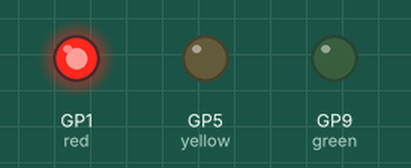
Bench run of a program on a simulated Raspberry Pi Pico running MicroPython. Parts: output pins drawn as LEDs (lit = HIGH). Wiring (from the project's diagram.json): red LED on GP1, yellow LED on GP5, green LED on GP9. What the program prints to the serial console is not drawn.

Above: at 0.2 s.
At 1.0 s:
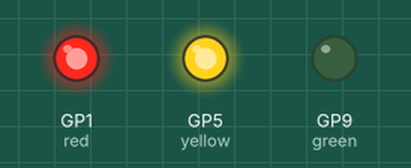
At 2.5 s:
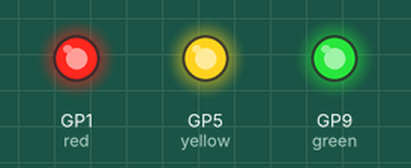
At 3.7 s:
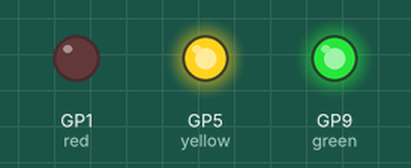
At 4.5 s:
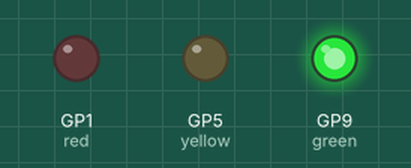
At 6.0 s:
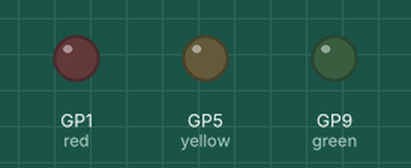
Timing chart, 0 to 9.1 s (numbered marks = the images above):
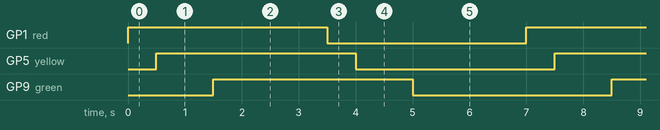

Measured:
- by itself, GP1 (red), GP5 (yellow), GP9 (green): alternates HIGH for 3.5 s and LOW for 3.5 s
- by itself, everything shown: repeats every 7.0 s, in 6 steps

The program:

main.py
```python
print("Hello, Pi Pico!")
from machine import Pin
from utime import sleep
red = Pin(1, Pin.OUT)
yellow = Pin(5, Pin.OUT)
green = Pin(9, Pin.OUT)
while True:
  red.toggle()
  sleep(0.5)
  yellow.toggle()
  sleep(1)
  green.toggle()
  sleep(2)
```
